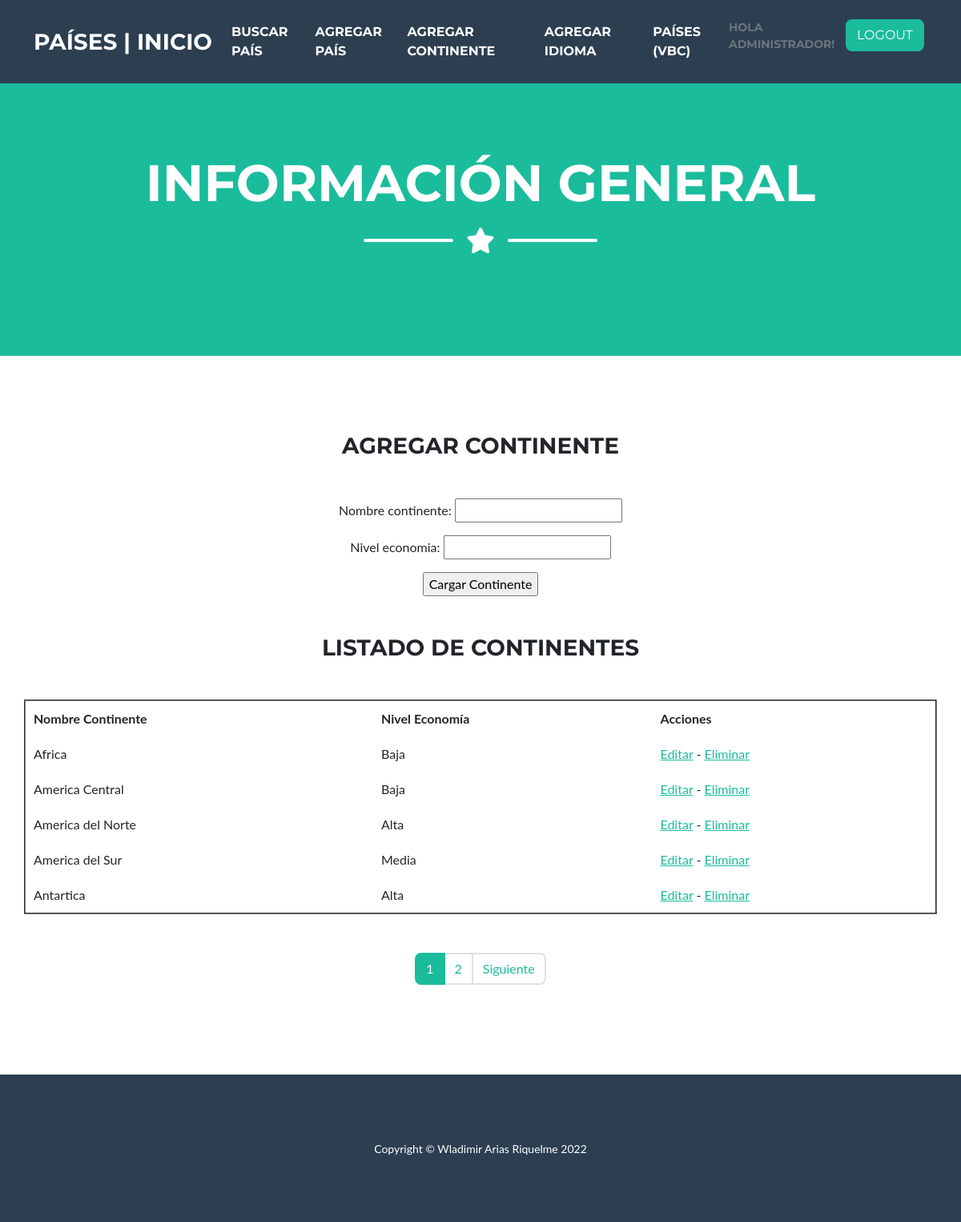
Page /continentes/crear/ (signed in) on the committed database.
### app/models.py (models this page shows)
class Continente(models.Model):
    nombre_continente = models.CharField(max_length=50)
    nivel_economia = models.CharField(max_length=50)

### app/views.py (the view)
# urls.py: path("continentes/crear/", creacion_continente, name="app-continentes-crear"),
@login_required
def creacion_continente(request):
    if request.method == 'POST':
        formulario = ContinenteFormulario(request.POST)
        if formulario.is_valid():
            data = formulario.cleaned_data
            continente = Continente(nombre_continente=data['nombre_continente'], nivel_economia=data['nivel_economia'])
            continente.save()
        return render(request, 'app/index.html')
    else:
        formulario = ContinenteFormulario()
    continentes = Continente.objects.all().order_by('nombre_continente')
    page = request.GET.get('page', 1)
    try:
        paginator = Paginator(continentes, 5)
        continentes = paginator.page(page)
    except:
        raise Http404
    contexto2 = {"entity":continentes, "paginator":paginator}
    contexto = {"formulario":formulario}
    nuevo_contexto = {**contexto, **contexto2}
    return render(request, 'app/agregar_continente.html', nuevo_contexto)

### app/forms.py
class ContinenteFormulario(forms.Form):
    nombre_continente = forms.CharField()
    nivel_economia = forms.CharField()

### app/templates/app/agregar_continente.html
{% extends 'app/base.html' %} {% block contenido %}
<div class="container d-flex align-items-center flex-column">
    <h3 class="masthead-heading text-uppercase mb-0">Agregar Continente</h3>
    <div class="divider-custom divider-light">
        <div class="divider-custom-line"></div>
    </div>
</div>
<form action="" method="post">
    {% csrf_token %} {{ formulario.as_p }}
    <input type="submit" value="Cargar Continente">
</form>
<div class="container d-flex align-items-center flex-column">
    <div class="divider-custom divider-light">
        <div class="divider-custom-line"></div>
    </div>
    <h3 class="masthead-heading text-uppercase mb-0">Listado de Continentes</h3>
    <div class="divider-custom divider-light">
        <div class="divider-custom-line"></div>
    </div>
</div>
<table cellspacing="10" cellpadding="10" border="2">
    <thead>
        <tr>
            <th>Nombre Continente</th>
            <th>Nivel Economía</th>
            <th>Acciones</th>
        </tr>
    </thead>
    <tbody>
        {% for continente in entity %}
        <tr>
            <td>{{ continente.nombre_continente }}</td>
            <td>{{ continente.nivel_economia }}</td>
            <td><a href="{% url 'app-continentes-editar' continente.id %}">Editar</a> - <a href="{% url 'app-continentes-borrar' continente.id %}">Eliminar</a></td>
        </tr>
        {% endfor %}
    </tbody>
</table>
<div class="divider-custom divider-light">
    <div class="divider-custom-line"></div>
</div>
<div>
    {% include 'app/paginator.html' %}
</div>
{% endblock %}

### app/templates/app/base.html (shortened to what this page needs)
<!DOCTYPE html>
<html lang="en">
<head>
    {% load static %}
    <link href="{% static 'app/css/styles.css' %}" rel="stylesheet" />
</head>
<body id="page-top">
    <nav class="navbar navbar-expand-lg bg-secondary text-uppercase fixed-top" id="mainNav">
        <div class="container">
            <a class="navbar-brand" href="{% url 'app-inicio' %}">Países | Inicio</a>
            <div class="collapse navbar-collapse" id="navbarResponsive">
                <ul class="navbar-nav ms-auto">
                    <li class="nav-item mx-0 mx-lg-1"><a class="nav-link py-1 px-0 px-lg-1 rounded" href="{% url 'app-paises-buscar' %}">Buscar País</a></li>
                    <li class="nav-item mx-0 mx-lg-1"><a class="nav-link py-1 px-0 px-lg-1 rounded" href="{% url 'app-paises-crear' %}">Agregar País</a></li>
                    <li class="nav-item mx-0 mx-lg-1"><a class="nav-link py-1 px-0 px-lg-1 rounded" href="{% url 'app-continentes-crear' %}">Agregar Continente</a></li>
                    <li class="nav-item mx-0 mx-lg-1"><a class="nav-link py-1 px-0 px-lg-1 rounded" href="{% url 'app-idiomas-crear' %}">Agregar Idioma</a></li>
                    <li class="nav-item mx-0 mx-lg-1"><a class="nav-link py-1 px-0 px-lg-1 rounded" href="{% url 'app-paisesvbc' %}">Países (VBC)</a></li>
                    {% if request.user.is_authenticated %}
                    <p class="small text-muted mb-4 mb-lg-0">Hola {{request.user.username}}!</p>
                    <li class="nav-item mx-0 mx-lg-1"><a class="btn btn-primary" href="{% url 'auth-logout' %}">Logout</a></li>
                    {% else %}
                    <p class="small text-muted mb-4 mb-lg-0">Hola Visitante!</p>
                    <li class="nav-item mx-0 mx-lg-1"><a class="btn btn-primary" href="{% url 'auth-login' %}">Login</a></li>
                    {% endif %}
                </ul>
            </div>
        </div>
    </nav>
    <header class="masthead bg-primary text-white text-center">
        <div class="container d-flex align-items-center flex-column">
            <h1 class="masthead-heading text-uppercase mb-0">Información General</h1>
            <div class="divider-custom divider-light">
                <div class="divider-custom-line"></div>
                <div class="divider-custom-icon"><i class="fas fa-star"></i></div>
                <div class="divider-custom-line"></div>
            </div>
        </div>
    </header>
    <section class="page-section portfolio" id="portfolio">
        <div class="container">
            <div class="row justify-content-center" align="center">
                {% block contenido %} {% endblock %}
            </div>
        </div>
    </section>
    <footer class="footer text-center">
        <div class="container"><small>Copyright &copy; Wladimir Arias Riquelme 2022</small></div>
    </footer>
</body>
</html>

### rows in the picture
Continente: nombre_continente "Africa", nivel_economia "Baja"
Continente: nombre_continente "America Central", nivel_economia "Baja"
Continente: nombre_continente "America del Norte", nivel_economia "Alta"
Continente: nombre_continente "America del Sur", nivel_economia "Media"
Continente: nombre_continente "Antartica", nivel_economia "Alta"

### other values in the picture
{{ request.user.username }} "ADMINISTRADOR"
{{ page }} "1" "2"
